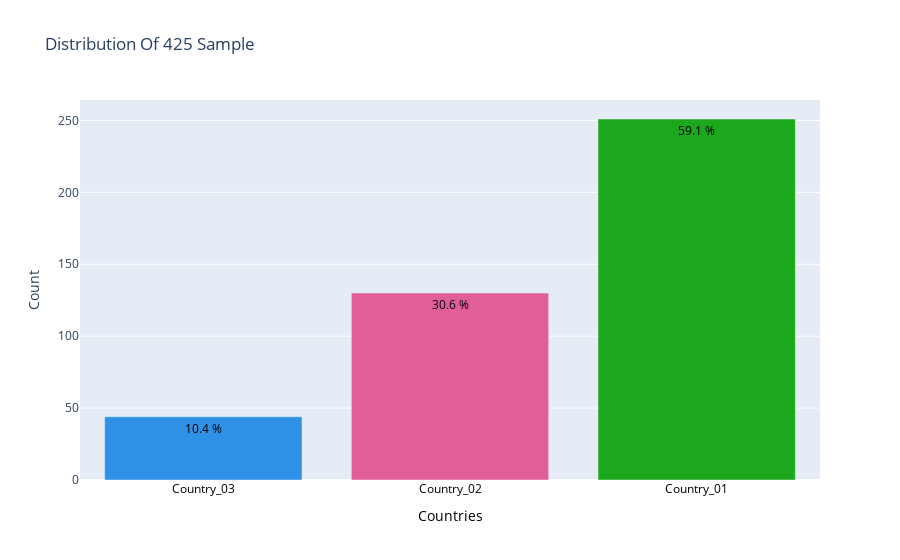

Notebook cell for this chart:
### Code cell
data = df2['Countries'].value_counts().sort_index(ascending=False)
trace = go.Bar(x = data.index,
               text = ['{:.1f} %'.format(val) for val in (data.values / df2.shape[0] * 100)],
               textposition = 'auto',
               textfont = dict(color = '#000000'),
               y = data.values,
               marker_color=px.colors.qualitative.Dark24,
               
               )
# Create layout
layout = dict(title = 'Distribution Of {} Sample'.format(df2.shape[0]),
              xaxis = dict(title = 'Countries',color = '#000000'),
              yaxis = dict(title = 'Count'))
# Create plot
fig = go.Figure(data=[trace], layout=layout)
fig.show(renderer="colab")
iplot(fig)

### Figure 1 — Plotly figure (JSON) as saved in the notebook; plotly's stock layout.template omitted (floating-point values rounded to 4 significant figures)
{"data": [{"textposition": "auto", "textfont": {"color": "#000000"}, "text": ["10.4 %", "30.6 %", "59.1 %"], "y": [44, 130, 251], "marker": {"color": ["#2E91E5", "#E15F99", "#1CA71C", "#FB0D0D", "#DA16FF", "#222A2A", "#B68100", "#750D86", "#EB663B", "#511CFB", "#00A08B", "#FB00D1", "#FC0080", "#B2828D", "#6C7C32", "#778AAE", "#862A16", "#A777F1", "#620042", "#1616A7", "#DA60CA", "#6C4516", "#0D2A63", "#AF0038"]}, "x": ["Country_03", "Country_02", "Country_01"], "type": "bar"}], "layout": {"yaxis": {"title": {"text": "Count"}}, "xaxis": {"color": "#000000", "title": {"text": "Countries"}}, "title": {"text": "Distribution Of 425 Sample"}}}
